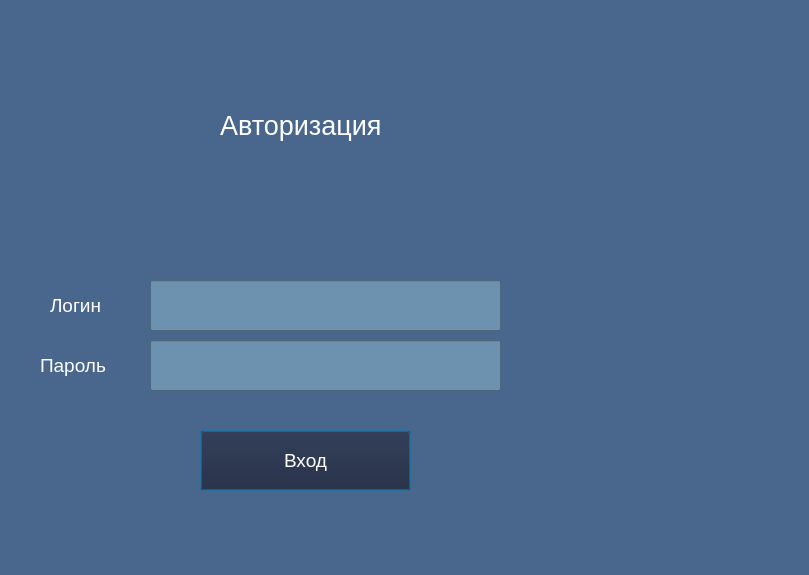
<?xml version="1.0" encoding="UTF-8"?>
<ui version="4.0">
 <class>ChoiceStudent</class>
 <widget class="QDialog" name="ChoiceStudent">
  <property name="geometry">
   <rect>
    <x>0</x>
    <y>0</y>
    <width>809</width>
    <height>575</height>
   </rect>
  </property>
  <property name="font">
   <font>
    <pointsize>16</pointsize>
   </font>
  </property>
  <property name="windowTitle">
   <string>Dialog</string>
  </property>
  <property name="styleSheet">
   <string notr="true">QDialog {
            background-color: #49678D;
        }</string>
  </property>
  <widget class="QLineEdit" name="lineEdit">
   <property name="geometry">
    <rect>
     <x>150</x>
     <y>280</y>
     <width>351</width>
     <height>51</height>
    </rect>
   </property>
   <property name="styleSheet">
    <string notr="true">QLineEdit {
            background-color:  #6C92AF;

color: white;

        }</string>
   </property>
  </widget>
  <widget class="QLineEdit" name="lineEdit_3">
   <property name="geometry">
    <rect>
     <x>150</x>
     <y>340</y>
     <width>351</width>
     <height>51</height>
    </rect>
   </property>
   <property name="styleSheet">
    <string notr="true">QLineEdit {
            background-color:  #6C92AF;

color: white;

        }</string>
   </property>
  </widget>
  <widget class="QPushButton" name="pushButton">
   <property name="geometry">
    <rect>
     <x>200</x>
     <y>430</y>
     <width>211</width>
     <height>61</height>
    </rect>
   </property>
   <property name="font">
    <font>
     <pointsize>14</pointsize>
    </font>
   </property>
   <property name="styleSheet">
    <string notr="true">QPushButton {
            background-color:  #1D1E33;
color: white;

        }</string>
   </property>
   <property name="text">
    <string>Вход</string>
   </property>
  </widget>
  <widget class="QLabel" name="label">
   <property name="geometry">
    <rect>
     <x>220</x>
     <y>90</y>
     <width>301</width>
     <height>71</height>
    </rect>
   </property>
   <property name="font">
    <font>
     <pointsize>20</pointsize>
    </font>
   </property>
   <property name="styleSheet">
    <string notr="true">QLabel {
color: white;
}</string>
   </property>
   <property name="text">
    <string>Авторизация</string>
   </property>
  </widget>
  <widget class="QLabel" name="label_2">
   <property name="geometry">
    <rect>
     <x>50</x>
     <y>280</y>
     <width>121</width>
     <height>51</height>
    </rect>
   </property>
   <property name="font">
    <font>
     <pointsize>14</pointsize>
    </font>
   </property>
   <property name="styleSheet">
    <string notr="true">QLabel {
color: white;
}</string>
   </property>
   <property name="text">
    <string>Логин</string>
   </property>
  </widget>
  <widget class="QLabel" name="label_3">
   <property name="geometry">
    <rect>
     <x>40</x>
     <y>340</y>
     <width>121</width>
     <height>51</height>
    </rect>
   </property>
   <property name="font">
    <font>
     <pointsize>14</pointsize>
    </font>
   </property>
   <property name="styleSheet">
    <string notr="true">QLabel {
color: white;
}</string>
   </property>
   <property name="text">
    <string>Пароль</string>
   </property>
  </widget>
  <widget class="QLabel" name="label_4">
   <property name="geometry">
    <rect>
     <x>250</x>
     <y>150</y>
     <width>151</width>
     <height>101</height>
    </rect>
   </property>
   <property name="text">
    <string/>
   </property>
  </widget>
 </widget>
 <resources/>
 <connections/>
</ui>
